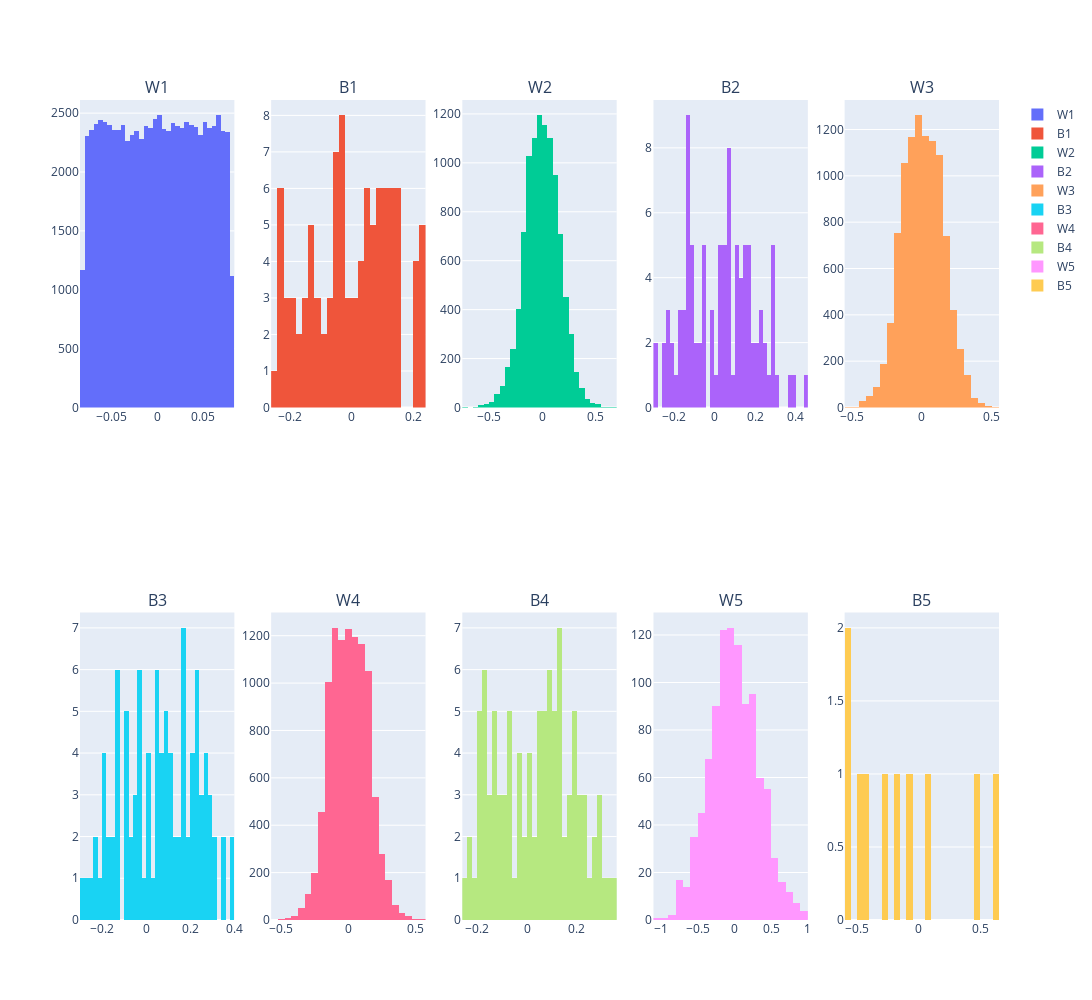

Notebook source saved alongside this figure:
### Code cell
#Plot histograms of the plots.
titles=list(nn_test.weights.keys())
print(nn_test.weights.keys())
rows = 2
cols = int(round(len(nn_test.fp_dict)/2)-1)
print(cols)
fig = plotly.subplots.make_subplots(rows=rows,cols=cols,subplot_titles=titles)
#create hists
list_of_plots = []
for key, value in nn_test.weights.items():
    list_of_plots.append(go.Histogram(x=value.flatten(),name=key,nbinsx=40))

#itereate through rows and columns and the list_of_plots
counter_for_plots = 0
for rowx in range(1,rows+1):
    for colx in range(1,cols+1):
        fig.add_trace(
        list_of_plots[counter_for_plots],
        row=rowx,col=colx,
        )
        counter_for_plots+=1

fig.update_layout(width=1500,height=1000)

fig.show()

### Figure 1 — Plotly figure (JSON) as saved in the notebook; plotly's stock layout.template omitted (floating-point values rounded to 4 significant figures; data arrays with more than 128 entries replaced by an {"elided": "..."} marker saying what was removed)
{"data": [{"name": "W1", "nbinsx": 40, "type": "histogram", "x": {"elided": "78400 float values"}, "xaxis": "x", "yaxis": "y"}, {"name": "B1", "nbinsx": 40, "type": "histogram", "x": [0.08529, -0.07129, -0.1039, -0.2393, 0.0186, 0.2179, -0.03972, -0.2369, 0.1097, -0.07484, 0.03542, -0.2161, -0.1469, 0.1192, -0.04846, 0.1276, -0.09416, 0.0755, 0.228, 0.2288, 0.1177, 0.09416, -0.05692, 0.1274, -0.04522, -0.1372, -0.05597, 0.04071, -0.127, -0.2138, -0.1215, -0.2298, 0.1445, 0.05193, 0.005874, -0.1882, -0.04684, -0.2433, -0.1232, 0.04136, -0.03437, 0.1101, -0.1785, -0.03399, 0.1516, -0.1551, 0.1503, -0.1399, 0.2039, 0.1305, -0.04132, -0.018, 0.02711, 0.02104, 0.06702, -0.05412, -0.165, 0.06048, 0.0505, -0.03668, 0.2045, 0.2299, -0.2367, 0.06433, -0.005809, -0.2361, 0.2349, -0.0356, -0.1488, -0.03966, 0.09447, -0.1198, 0.004893, -0.03173, 0.1597, 0.1066, 0.07621, -0.1038, 0.05979, -0.03053, 0.1295, 0.1253, 0.0493, 0.1486, -0.1915, 0.08214, 0.09443, 0.2201, 0.1376, -0.09539, 0.1068, -0.01537, -0.2122, 0.09829, -0.1997, 0.03479, -0.06182, -0.2282, 0.2006, 0.1429], "xaxis": "x2", "yaxis": "y2"}, {"name": "W2", "nbinsx": 40, "type": "histogram", "x": {"elided": "10000 float values"}, "xaxis": "x3", "yaxis": "y3"}, {"name": "B2", "nbinsx": 40, "type": "histogram", "x": [0.2988, 0.2438, -0.1008, -0.1117, -0.1183, -0.009605, 0.1585, 0.1332, 0.2975, -0.2239, -0.008204, -0.05765, 0.2827, -0.1379, 0.1693, -0.04019, -0.1583, 0.2385, -0.2448, 0.3825, 0.2918, 0.1259, -0.2187, 0.08691, 0.1101, -0.08903, -0.1677, -0.2405, -0.07193, 0.1533, 0.1037, -0.2909, 0.1298, 0.2871, -0.2941, 0.2032, -0.1644, -0.04797, -0.1257, 0.1401, 0.3656, -0.1331, -0.06177, 0.07905, 0.2243, -0.08897, -0.1376, 0.2479, -0.04268, 0.1074, 0.1036, 0.06865, 0.07849, -0.125, -0.01943, 0.1028, 0.06591, 0.1746, 0.02678, 0.2692, 0.03856, -0.2092, -0.1398, 0.3197, 0.05005, 0.1548, 0.07308, -0.2286, -0.1236, 0.05538, -0.1057, 0.02481, 0.1855, -0.1297, 0.03268, -0.05155, -0.2393, 0.1355, 0.007496, -0.1534, 0.0684, -0.1212, 0.06716, 0.02625, 0.1712, 0.163, 0.07828, 0.4408, -0.1747, 0.1457, 0.05572, 0.05335, -0.1178, 0.1785, 0.2225, -0.16, 0.1886, 0.05112, 0.2181, -0.1932], "xaxis": "x4", "yaxis": "y4"}, {"name": "W3", "nbinsx": 40, "type": "histogram", "x": {"elided": "10000 float values"}, "xaxis": "x5", "yaxis": "y5"}, {"name": "B3", "nbinsx": 40, "type": "histogram", "x": [-0.04274, -0.1333, -0.1828, -0.1995, -0.0985, -0.1305, 0.09816, -0.1389, 0.1774, -0.2489, -0.1409, 0.04001, 0.2683, -0.1604, 0.3003, 0.1677, 0.1542, 0.1777, 0.3921, -0.1744, 0.0977, 0.238, 0.06684, 0.2792, 0.1751, -0.2284, 0.07945, -0.1389, -0.02173, 0.06391, 0.2306, 0.3109, 0.08243, 0.3512, 0.1118, 0.3414, 0.05406, 0.3865, 0.2513, -0.08871, 0.2642, -0.124, 0.2395, 0.2967, -0.05122, 0.08498, 0.1378, 0.1992, 0.1767, 0.04703, 0.2331, 0.1505, 0.01715, -0.002463, -0.0442, 0.1039, -0.1538, 0.05641, -0.2005, 0.2019, 0.09231, 0.2316, -0.1955, 0.2448, -0.02324, -0.1837, -0.2991, 0.166, -0.2286, -0.07515, 0.01392, 0.2264, 0.03445, 0.1202, -0.08032, 0.2117, 0.1916, -0.09114, 0.06357, -0.07274, -0.09541, -0.1278, 0.01979, 0.04727, -0.02619, 0.1737, 0.2096, 0.2934, 0.2135, -0.2726, -0.03766, 0.2997, -0.02661, 0.273, -0.02594, 0.003093, 0.2418, 0.106, 0.05432, 0.1129], "xaxis": "x6", "yaxis": "y6"}, {"name": "W4", "nbinsx": 40, "type": "histogram", "x": {"elided": "10000 float values"}, "xaxis": "x7", "yaxis": "y7"}, {"name": "B4", "nbinsx": 40, "type": "histogram", "x": [0.1608, -0.1857, 0.1614, -0.1165, 0.1105, 0.2626, 0.1274, 0.0839, 0.09738, 0.05476, -0.1653, 0.2449, -0.2365, -0.08999, 0.1823, 0.06199, -0.1304, 0.2383, 0.1054, -0.07493, -0.08717, -0.01052, -0.145, -0.143, 0.1252, 0.003365, 0.3569, 0.2743, 0.05646, 0.08342, -0.1649, 0.2187, -0.06661, 0.1862, 0.2178, -0.1239, -0.2306, -0.1889, -0.1895, 0.1823, -0.2199, -0.1001, 0.04378, 0.04599, 0.0773, -0.1246, -0.02729, 0.1373, -0.03515, -0.1381, 0.284, -0.1513, 0.1489, 0.128, 0.2997, -0.1207, 0.0951, -0.1647, -0.1771, 0.06901, 0.01702, -0.0644, 0.1395, 0.00464, -0.02641, 0.1012, -0.1787, 0.09855, 0.1644, -0.1851, 0.04289, 0.07186, 0.07934, -0.1937, 0.1178, 0.1879, 0.0154, 0.2134, -0.2565, -0.113, 0.2362, -0.06475, 0.1228, 0.1963, -0.06572, -0.02796, 0.1261, -0.17, 0.03636, -0.04844, 0.339, -0.01895, 0.08888, 0.1175, 0.02587, -0.08063, 0.2203, 0.3085, 0.2813, 0.1503], "xaxis": "x8", "yaxis": "y8"}, {"name": "W5", "nbinsx": 40, "type": "histogram", "x": {"elided": "1000 float values"}, "xaxis": "x9", "yaxis": "y9"}, {"name": "B5", "nbinsx": 40, "type": "histogram", "x": [-0.4773, 0.611, -0.552, -0.1883, 0.09204, -0.2999, -0.4175, 0.4654, -0.5574, -0.09261], "xaxis": "x10", "yaxis": "y10"}], "layout": {"annotations": [{"font": {"size": 16}, "showarrow": false, "text": "W1", "x": 0.084, "xanchor": "center", "xref": "paper", "y": 1, "yanchor": "bottom", "yref": "paper"}, {"font": {"size": 16}, "showarrow": false, "text": "B1", "x": 0.292, "xanchor": "center", "xref": "paper", "y": 1, "yanchor": "bottom", "yref": "paper"}, {"font": {"size": 16}, "showarrow": false, "text": "W2", "x": 0.5, "xanchor": "center", "xref": "paper", "y": 1, "yanchor": "bottom", "yref": "paper"}, {"font": {"size": 16}, "showarrow": false, "text": "B2", "x": 0.708, "xanchor": "center", "xref": "paper", "y": 1, "yanchor": "bottom", "yref": "paper"}, {"font": {"size": 16}, "showarrow": false, "text": "W3", "x": 0.916, "xanchor": "center", "xref": "paper", "y": 1, "yanchor": "bottom", "yref": "paper"}, {"font": {"size": 16}, "showarrow": false, "text": "B3", "x": 0.084, "xanchor": "center", "xref": "paper", "y": 0.375, "yanchor": "bottom", "yref": "paper"}, {"font": {"size": 16}, "showarrow": false, "text": "W4", "x": 0.292, "xanchor": "center", "xref": "paper", "y": 0.375, "yanchor": "bottom", "yref": "paper"}, {"font": {"size": 16}, "showarrow": false, "text": "B4", "x": 0.5, "xanchor": "center", "xref": "paper", "y": 0.375, "yanchor": "bottom", "yref": "paper"}, {"font": {"size": 16}, "showarrow": false, "text": "W5", "x": 0.708, "xanchor": "center", "xref": "paper", "y": 0.375, "yanchor": "bottom", "yref": "paper"}, {"font": {"size": 16}, "showarrow": false, "text": "B5", "x": 0.916, "xanchor": "center", "xref": "paper", "y": 0.375, "yanchor": "bottom", "yref": "paper"}], "height": 1000, "width": 1500, "xaxis": {"anchor": "y", "domain": [0, 0.168]}, "xaxis10": {"anchor": "y10", "domain": [0.832, 1]}, "xaxis2": {"anchor": "y2", "domain": [0.208, 0.376]}, "xaxis3": {"anchor": "y3", "domain": [0.416, 0.584]}, "xaxis4": {"anchor": "y4", "domain": [0.624, 0.792]}, "xaxis5": {"anchor": "y5", "domain": [0.832, 1]}, "xaxis6": {"anchor": "y6", "domain": [0, 0.168]}, "xaxis7": {"anchor": "y7", "domain": [0.208, 0.376]}, "xaxis8": {"anchor": "y8", "domain": [0.416, 0.584]}, "xaxis9": {"anchor": "y9", "domain": [0.624, 0.792]}, "yaxis": {"anchor": "x", "domain": [0.625, 1]}, "yaxis10": {"anchor": "x10", "domain": [0, 0.375]}, "yaxis2": {"anchor": "x2", "domain": [0.625, 1]}, "yaxis3": {"anchor": "x3", "domain": [0.625, 1]}, "yaxis4": {"anchor": "x4", "domain": [0.625, 1]}, "yaxis5": {"anchor": "x5", "domain": [0.625, 1]}, "yaxis6": {"anchor": "x6", "domain": [0, 0.375]}, "yaxis7": {"anchor": "x7", "domain": [0, 0.375]}, "yaxis8": {"anchor": "x8", "domain": [0, 0.375]}, "yaxis9": {"anchor": "x9", "domain": [0, 0.375]}}}
